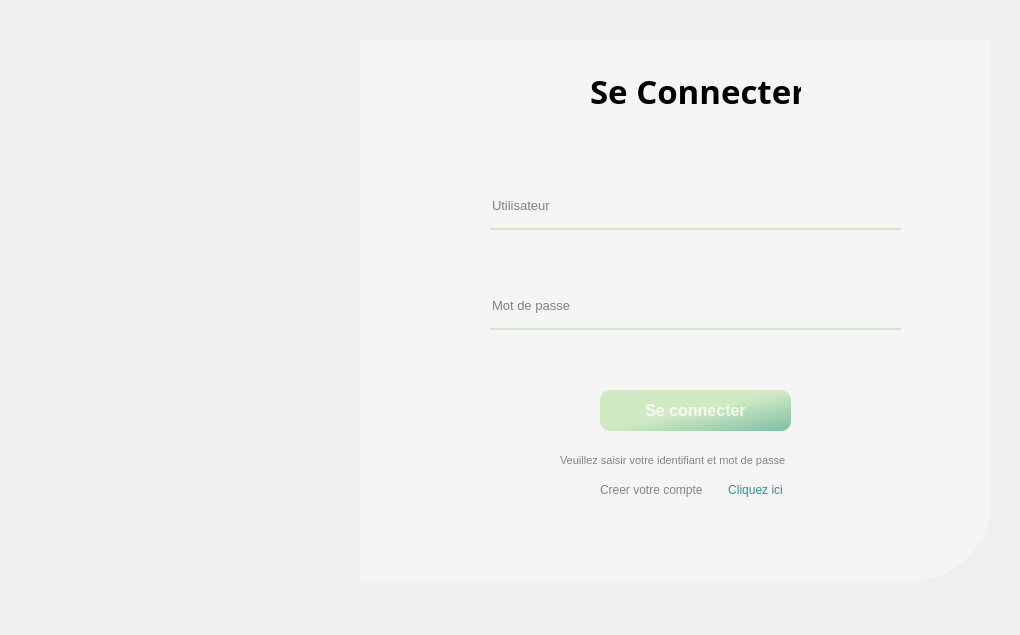
<?xml version="1.0" encoding="UTF-8"?>
<ui version="4.0">
 <class>MainWindow</class>
 <widget class="QMainWindow" name="MainWindow">
  <property name="geometry">
   <rect>
    <x>0</x>
    <y>0</y>
    <width>1020</width>
    <height>635</height>
   </rect>
  </property>
  <property name="windowTitle">
   <string>MainWindow</string>
  </property>
  <widget class="QWidget" name="centralwidget">
   <widget class="QWidget" name="widget" native="true">
    <property name="geometry">
     <rect>
      <x>20</x>
      <y>10</y>
      <width>981</width>
      <height>581</height>
     </rect>
    </property>
    <property name="styleSheet">
     <string notr="true"/>
    </property>
    <widget class="QLabel" name="label_2">
     <property name="geometry">
      <rect>
       <x>10</x>
       <y>30</y>
       <width>331</width>
       <height>541</height>
      </rect>
     </property>
     <property name="styleSheet">
      <string notr="true"/>
     </property>
     <property name="text">
      <string/>
     </property>
     <property name="pixmap">
      <pixmap>image/Checking boxes (1).gif</pixmap>
     </property>
     <property name="scaledContents">
      <bool>true</bool>
     </property>
     <property name="buddy">
      <cstring>border-raduis:20px;</cstring>
     </property>
    </widget>
    <widget class="QStackedWidget" name="stackedWidget_3">
     <property name="geometry">
      <rect>
       <x>340</x>
       <y>30</y>
       <width>631</width>
       <height>541</height>
      </rect>
     </property>
     <property name="styleSheet">
      <string notr="true">background-color: rgb(245, 245, 245);
border-bottom-right-radius: 80px;</string>
     </property>
     <property name="currentIndex">
      <number>0</number>
     </property>
     <widget class="QWidget" name="login">
      <property name="styleSheet">
       <string notr="true">background-color: rgb(245, 245, 245);
border-bottom-right-radius: 80px;</string>
      </property>
      <widget class="QPushButton" name="pushButton_2">
       <property name="geometry">
        <rect>
         <x>560</x>
         <y>0</y>
         <width>50</width>
         <height>28</height>
        </rect>
       </property>
       <property name="text">
        <string/>
       </property>
       <property name="icon">
        <iconset>
         <normaloff>icons/icons8-fermer-la-fenêtre-50.png</normaloff>icons/icons8-fermer-la-fenêtre-50.png</iconset>
       </property>
       <property name="iconSize">
        <size>
         <width>30</width>
         <height>30</height>
        </size>
       </property>
      </widget>
      <widget class="QLabel" name="label_6">
       <property name="geometry">
        <rect>
         <x>230</x>
         <y>30</y>
         <width>211</width>
         <height>41</height>
        </rect>
       </property>
       <property name="font">
        <font>
         <family>Vladimir Script</family>
         <pointsize>25</pointsize>
         <weight>75</weight>
         <bold>true</bold>
        </font>
       </property>
       <property name="text">
        <string>Se Connecter</string>
       </property>
      </widget>
      <widget class="QLineEdit" name="lineEdit_2">
       <property name="geometry">
        <rect>
         <x>130</x>
         <y>150</y>
         <width>411</width>
         <height>40</height>
        </rect>
       </property>
       <property name="font">
        <font>
         <pointsize>10</pointsize>
        </font>
       </property>
       <property name="styleSheet">
        <string notr="true">background-color: rgb(245, 245, 245);
border:none;
border-bottom:1.5px solid #CFE9C2;
color:rgba(0,0,0,240);
padding-bottom:7px;</string>
       </property>
       <property name="placeholderText">
        <string>Utilisateur</string>
       </property>
      </widget>
      <widget class="QLineEdit" name="lineEdit_3">
       <property name="geometry">
        <rect>
         <x>130</x>
         <y>250</y>
         <width>411</width>
         <height>40</height>
        </rect>
       </property>
       <property name="font">
        <font>
         <pointsize>10</pointsize>
        </font>
       </property>
       <property name="styleSheet">
        <string notr="true">background-color: rgb(245, 245, 245);
border:none;
border-bottom:1.5px solid #CFE9C2;
color:rgba(0,0,0,240);
padding-bottom:7px;</string>
       </property>
       <property name="text">
        <string/>
       </property>
       <property name="echoMode">
        <enum>QLineEdit::Password</enum>
       </property>
       <property name="placeholderText">
        <string>Mot de passe</string>
       </property>
      </widget>
      <widget class="QPushButton" name="pushButton">
       <property name="geometry">
        <rect>
         <x>240</x>
         <y>350</y>
         <width>191</width>
         <height>41</height>
        </rect>
       </property>
       <property name="font">
        <font>
         <pointsize>12</pointsize>
         <weight>75</weight>
         <bold>true</bold>
        </font>
       </property>
       <property name="styleSheet">
        <string notr="true">QPushButton#pushButton{
	background-color: qlineargradient(spread:pad, x1:2, y1:1, x2:1, y2:0, stop:0 rgba(11, 131, 120, 219), stop:1   #CFE9C2);
	color:rgba(255, 255, 255, 210);
	border-radius:10px;
}
QPushButton#pushButton:hover{
	background-color: qlineargradient(spread:pad, x1:2, y1:1, x2:1, y2:0, stop:0 #CFE9C2, stop:1 rgba(11, 131, 120, 219));
}
QPushButton#pushButton:pressed{
	padding-left:2px;
	padding-top:2px;
	background-color: qlineargradient(spread:pad, x1:0, y1:0.505682, x2:1, y2:0.477, stop:0   #CFE9C2, stop:1 rgba(11, 131, 120, 219));
}</string>
       </property>
       <property name="text">
        <string>Se connecter</string>
       </property>
      </widget>
      <widget class="QLabel" name="label_4">
       <property name="geometry">
        <rect>
         <x>200</x>
         <y>410</y>
         <width>271</width>
         <height>20</height>
        </rect>
       </property>
       <property name="font">
        <font>
         <pointsize>8</pointsize>
        </font>
       </property>
       <property name="styleSheet">
        <string notr="true">color:rgba(0, 0, 0, 0.464);</string>
       </property>
       <property name="text">
        <string>Veuillez saisir votre identifiant et mot de passe</string>
       </property>
      </widget>
      <widget class="QPushButton" name="pushButton_3">
       <property name="geometry">
        <rect>
         <x>360</x>
         <y>440</y>
         <width>71</width>
         <height>20</height>
        </rect>
       </property>
       <property name="styleSheet">
        <string notr="true">color:rgba(11, 131, 120, 219);</string>
       </property>
       <property name="text">
        <string>Cliquez ici</string>
       </property>
      </widget>
      <widget class="QLabel" name="label_7">
       <property name="geometry">
        <rect>
         <x>240</x>
         <y>440</y>
         <width>111</width>
         <height>20</height>
        </rect>
       </property>
       <property name="styleSheet">
        <string notr="true">color:rgba(0, 0, 0, 0.464);</string>
       </property>
       <property name="text">
        <string>Creer votre compte</string>
       </property>
      </widget>
      <widget class="QLabel" name="label_3">
       <property name="geometry">
        <rect>
         <x>70</x>
         <y>160</y>
         <width>31</width>
         <height>21</height>
        </rect>
       </property>
       <property name="text">
        <string/>
       </property>
       <property name="pixmap">
        <pixmap>icons/icons8-utilisateur-48.png</pixmap>
       </property>
       <property name="scaledContents">
        <bool>true</bool>
       </property>
      </widget>
      <widget class="QLabel" name="label_5">
       <property name="geometry">
        <rect>
         <x>70</x>
         <y>260</y>
         <width>31</width>
         <height>21</height>
        </rect>
       </property>
       <property name="text">
        <string/>
       </property>
       <property name="pixmap">
        <pixmap>icons/icons8-mode-portrait-verrouillé-24.png</pixmap>
       </property>
       <property name="scaledContents">
        <bool>true</bool>
       </property>
      </widget>
     </widget>
     <widget class="QWidget" name="signup">
      <property name="styleSheet">
       <string notr="true">background-color: rgb(245, 245, 245);
border-bottom-right-radius: 80px;</string>
      </property>
      <widget class="QPushButton" name="pushButton_5">
       <property name="geometry">
        <rect>
         <x>570</x>
         <y>10</y>
         <width>31</width>
         <height>28</height>
        </rect>
       </property>
       <property name="text">
        <string/>
       </property>
       <property name="icon">
        <iconset>
         <normaloff>icons/icons8-fermer-la-fenêtre-50.png</normaloff>icons/icons8-fermer-la-fenêtre-50.png</iconset>
       </property>
       <property name="iconSize">
        <size>
         <width>30</width>
         <height>30</height>
        </size>
       </property>
      </widget>
      <widget class="QLabel" name="label_12">
       <property name="geometry">
        <rect>
         <x>260</x>
         <y>10</y>
         <width>151</width>
         <height>61</height>
        </rect>
       </property>
       <property name="font">
        <font>
         <family>Vladimir Script</family>
         <pointsize>25</pointsize>
         <weight>75</weight>
         <bold>true</bold>
        </font>
       </property>
       <property name="text">
        <string>S'inscrire</string>
       </property>
      </widget>
      <widget class="QLineEdit" name="lineEdit_4">
       <property name="geometry">
        <rect>
         <x>130</x>
         <y>160</y>
         <width>431</width>
         <height>40</height>
        </rect>
       </property>
       <property name="font">
        <font>
         <pointsize>10</pointsize>
        </font>
       </property>
       <property name="styleSheet">
        <string notr="true">background-color: rgb(245, 245, 245);
border:none;
border-bottom:1.5px solid #CFE9C2;
color:rgba(0,0,0,240);
padding-bottom:7px;</string>
       </property>
       <property name="placeholderText">
        <string>Utilisateur</string>
       </property>
      </widget>
      <widget class="QLabel" name="label_10">
       <property name="geometry">
        <rect>
         <x>60</x>
         <y>160</y>
         <width>41</width>
         <height>31</height>
        </rect>
       </property>
       <property name="text">
        <string/>
       </property>
       <property name="pixmap">
        <pixmap>icons/icons8-utilisateur-48.png</pixmap>
       </property>
       <property name="scaledContents">
        <bool>true</bool>
       </property>
      </widget>
      <widget class="QLabel" name="label_11">
       <property name="geometry">
        <rect>
         <x>70</x>
         <y>260</y>
         <width>31</width>
         <height>31</height>
        </rect>
       </property>
       <property name="text">
        <string/>
       </property>
       <property name="pixmap">
        <pixmap>icons/icons8-mode-portrait-verrouillé-24.png</pixmap>
       </property>
       <property name="scaledContents">
        <bool>true</bool>
       </property>
      </widget>
      <widget class="QLineEdit" name="lineEdit_5">
       <property name="geometry">
        <rect>
         <x>130</x>
         <y>260</y>
         <width>431</width>
         <height>40</height>
        </rect>
       </property>
       <property name="font">
        <font>
         <pointsize>10</pointsize>
        </font>
       </property>
       <property name="styleSheet">
        <string notr="true">background-color: rgb(245, 245, 245);
border:none;
border-bottom:1.5px solid #CFE9C2;
color:rgba(0,0,0,240);
padding-bottom:7px;</string>
       </property>
       <property name="text">
        <string/>
       </property>
       <property name="echoMode">
        <enum>QLineEdit::Password</enum>
       </property>
       <property name="placeholderText">
        <string>Mot de passe</string>
       </property>
      </widget>
      <widget class="QLineEdit" name="lineEdit_6">
       <property name="geometry">
        <rect>
         <x>130</x>
         <y>360</y>
         <width>431</width>
         <height>40</height>
        </rect>
       </property>
       <property name="font">
        <font>
         <pointsize>10</pointsize>
        </font>
       </property>
       <property name="styleSheet">
        <string notr="true">background-color: rgb(245, 245, 245);
border:none;
border-bottom:1.5px solid #CFE9C2;
color:rgba(0,0,0,240);
padding-bottom:7px;</string>
       </property>
       <property name="text">
        <string/>
       </property>
       <property name="echoMode">
        <enum>QLineEdit::Password</enum>
       </property>
       <property name="placeholderText">
        <string>Confirmer Mot de passe</string>
       </property>
      </widget>
      <widget class="QLabel" name="label_13">
       <property name="geometry">
        <rect>
         <x>70</x>
         <y>360</y>
         <width>31</width>
         <height>31</height>
        </rect>
       </property>
       <property name="text">
        <string/>
       </property>
       <property name="pixmap">
        <pixmap>icons/icons8-mode-portrait-verrouillé-24.png</pixmap>
       </property>
       <property name="scaledContents">
        <bool>true</bool>
       </property>
      </widget>
      <widget class="QPushButton" name="pushButton_4">
       <property name="geometry">
        <rect>
         <x>220</x>
         <y>450</y>
         <width>191</width>
         <height>41</height>
        </rect>
       </property>
       <property name="font">
        <font>
         <pointsize>12</pointsize>
         <weight>75</weight>
         <bold>true</bold>
        </font>
       </property>
       <property name="styleSheet">
        <string notr="true">QPushButton#pushButton_4{
	background-color: qlineargradient(spread:pad, x1:2, y1:1, x2:1, y2:0, stop:0 rgba(11, 131, 120, 219), stop:1   #CFE9C2);
	color:rgba(255, 255, 255, 210);
	border-radius:10px;
}
QPushButton#pushButton_4:hover{
	background-color: qlineargradient(spread:pad, x1:2, y1:1, x2:1, y2:0, stop:0 #CFE9C2, stop:1 rgba(11, 131, 120, 219));
}
QPushButton#pushButton_4:pressed{
	padding-left:2px;
	padding-top:2px;
	background-color: qlineargradient(spread:pad, x1:0, y1:0.505682, x2:1, y2:0.477, stop:0   #CFE9C2, stop:1 rgba(11, 131, 120, 219));
}
</string>
       </property>
       <property name="text">
        <string>S'inscrire</string>
       </property>
      </widget>
      <widget class="QPushButton" name="pushButton_6">
       <property name="geometry">
        <rect>
         <x>500</x>
         <y>449</y>
         <width>111</width>
         <height>31</height>
        </rect>
       </property>
       <property name="font">
        <font>
         <pointsize>10</pointsize>
        </font>
       </property>
       <property name="styleSheet">
        <string notr="true">
color: rgb(7, 7, 7);</string>
       </property>
       <property name="text">
        <string>Retour</string>
       </property>
       <property name="icon">
        <iconset>
         <normaloff>icons/icons8-utilisateur-48.png</normaloff>icons/icons8-utilisateur-48.png</iconset>
       </property>
       <property name="iconSize">
        <size>
         <width>32</width>
         <height>32</height>
        </size>
       </property>
      </widget>
     </widget>
    </widget>
   </widget>
  </widget>
 </widget>
 <resources/>
 <connections/>
</ui>
